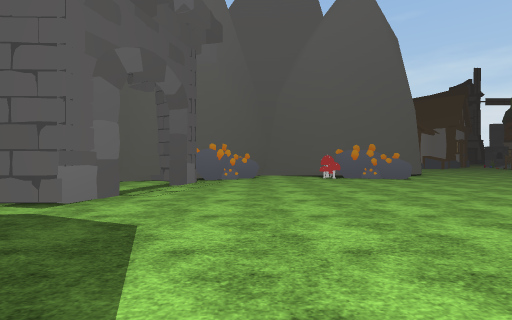
view 1 (above)

15 first-person views from a walk through a 3-D level made in the Unity game engine. The camera is 1.3 m above the floor, looks level and sees 85° across. The floor is counted in squares, 2 m on a side. Each view is taken from the middle of a square. On the plan, view 1 faces up. The plan holds only what a view shows up to about 9 squares ahead; the rest is blank. The place goes on beyond the plan. Flat ground stands in for the terrain. The player is left out. Some animated figures are not drawn. Some surface patterns are stand-ins.

view 2
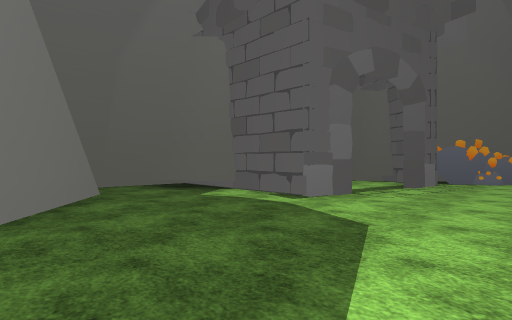

view 3
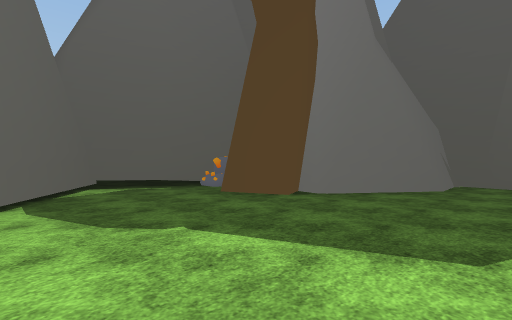

view 4
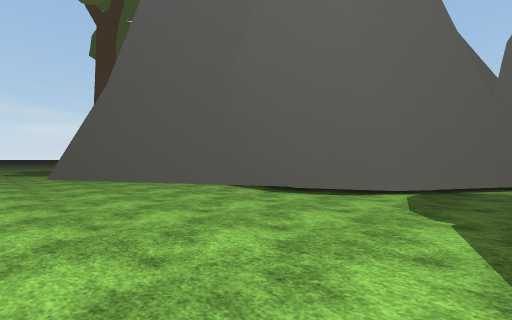

view 5
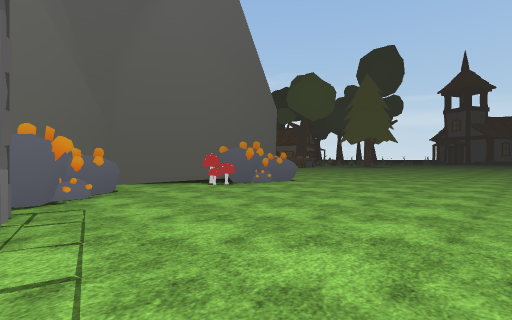

view 6
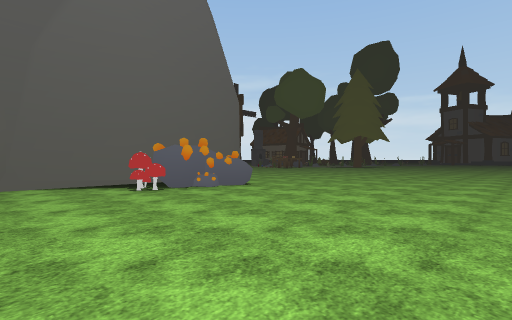

view 7
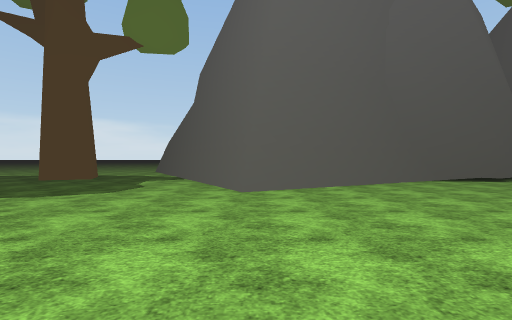

view 8
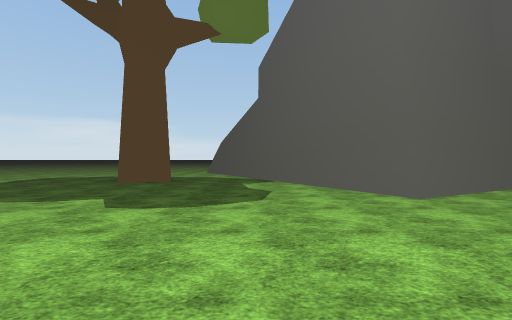

view 9
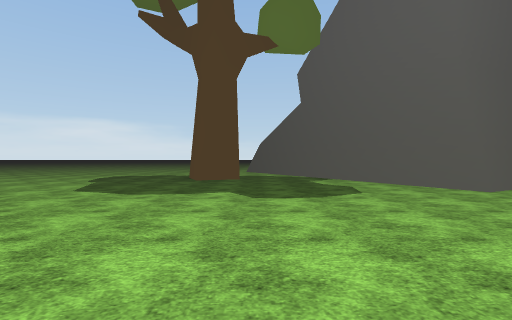

view 10
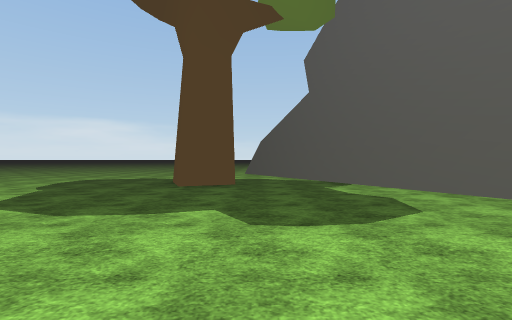

view 11
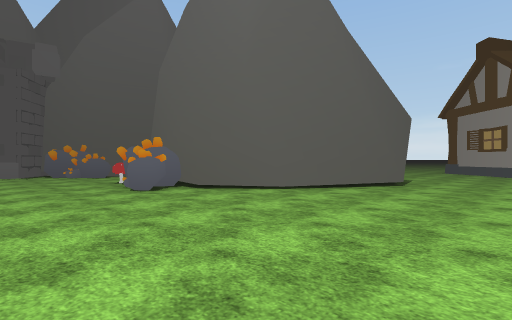

view 12
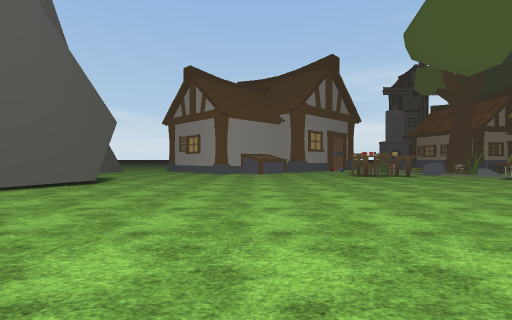

view 13
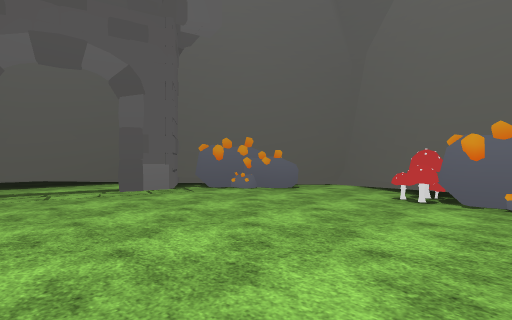

view 14
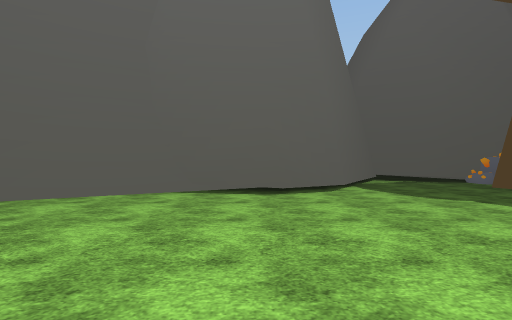

view 15
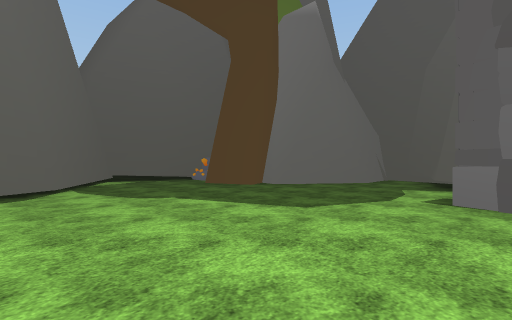

### Floor plan
Points are (right, up) in squares from view 1. A wall is a line through its corners. A room is listed if a view was taken in it or the views show most of it. See-through windows are left out.
Room 1 (views 1, 2, 3, 4, 5, 6, 7, 8, 9, 10, 11, 12, 13, 14, 15)
walls: (7, 11.9) (5.5, 10.6) (4.5, 10.6); (8.6, 14.6) (6.8, 11.6); (3.2, 10.7) (2.4, 10.8); (8.6, 15.3) (8.4, 14.7) (8.5, 14.4); (3.1, 11.8) (0.4, 11.8) (-0.6, 10.5); (2.5, 10.7) (0.5, 11.9); (-0.4, 10.8) (-0.8, 10.4); (-1.9, 9.3) (-3.5, 8.5); (3.9, -0.7) (4.9, -0.9); (3.9, -1.3) (10.2, 2.1) (13, -3.1); (-2.5, 8.4) (-3.4, 9) (-4.1, 8.4); (-2.6, 8.7) (-1.7, 8.1) (-2, 7); (-2.5, 5.2) (-2.8, 4.2) (-6.3, 4.1); (15.5, -1.4) (16.8, -0.8); (-4.1, 8.7) (-4.1, 8.1); (-4, 7.2) (-4.1, 5.4); (-4.1, 7.8) (-4.1, 5.5); (-4.8, 4.2) (-5.1, 3.5) (-5.9, 3.4); (-5.1, 3.5) (-6.8, 3.1) (-7.5, 2.2) (-7.6, 1.4) (-5.7, 1.4) (-3.8, 0) (-3.8, -0.5) (-3.2, -0.2) (-2.6, -1.6); (-4.2, 0.4) (-3.9, -0.2); (-1, -4.4) (1, -1.7) (2.5, -0.6) (4.8, -0.9); (-4, -2.8) (-1.9, -3.3) (-0.7, -4.2); (-4, -2.9) (-2, -3.2)
low walls: (3.4, 10.7) (2.5, 10.7); (-2.7, 9.4) (-3.2, 9.1); (-7.2, 3.9) (-7.4, 2.4)
ways out: opening at (14.5, -2.5); opening at (18.5, -1.5)
objects: rock (-4, -2); rock (-3, -3); rock (-1, 9); rock (-1, 10); rock (0, 10); other object (2, 10); other object (3, 10); rock (4, 10); rock (5, 9); rock (5, 10)

Positions as (right, up) in squares from view 1, and headings:
1: (0, 0), facing up
2: (0, 0), facing up-left
3: (1, 3), facing down-left
4: (-1, 4), facing down-right
5: (-2, 4), facing up-right
6: (0, 4), facing up-right
7: (10, 8), facing down
8: (13, 7), facing down
9: (15, 8), facing down
10: (15, 6), facing down
11: (11, 7), facing up-left
12: (13, 7), facing up
13: (4, 5), facing up-left
14: (3, 5), facing down
15: (2, 5), facing down-left
